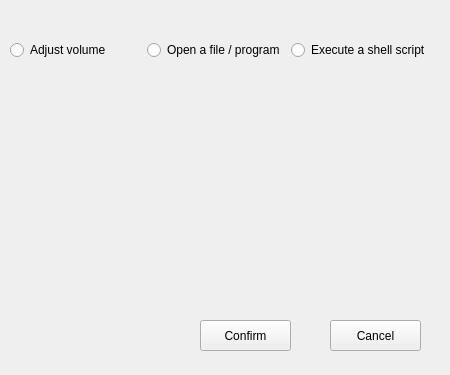
<?xml version="1.0" encoding="UTF-8"?>
<ui version="4.0">
 <class>Form</class>
 <widget class="QWidget" name="Form">
  <property name="geometry">
   <rect>
    <x>0</x>
    <y>0</y>
    <width>450</width>
    <height>375</height>
   </rect>
  </property>
  <property name="windowTitle">
   <string>Edit Gesture Action</string>
  </property>
  <widget class="QWidget" name="gridLayoutWidget">
   <property name="geometry">
    <rect>
     <x>10</x>
     <y>10</y>
     <width>421</width>
     <height>81</height>
    </rect>
   </property>
   <layout class="QGridLayout" name="buttonLayout">
    <item row="0" column="0">
     <widget class="QRadioButton" name="volumeButton">
      <property name="text">
       <string>Adjust volume</string>
      </property>
     </widget>
    </item>
    <item row="0" column="1">
     <widget class="QRadioButton" name="fileButton">
      <property name="text">
       <string>Open a file / program</string>
      </property>
     </widget>
    </item>
    <item row="0" column="2">
     <widget class="QRadioButton" name="scriptButton">
      <property name="text">
       <string>Execute a shell script</string>
      </property>
     </widget>
    </item>
   </layout>
  </widget>
  <widget class="QWidget" name="verticalLayoutWidget">
   <property name="geometry">
    <rect>
     <x>10</x>
     <y>110</y>
     <width>421</width>
     <height>181</height>
    </rect>
   </property>
   <layout class="QVBoxLayout" name="widgetLayout"/>
  </widget>
  <widget class="QPushButton" name="cancelButton">
   <property name="geometry">
    <rect>
     <x>330</x>
     <y>320</y>
     <width>91</width>
     <height>31</height>
    </rect>
   </property>
   <property name="text">
    <string>Cancel</string>
   </property>
  </widget>
  <widget class="QPushButton" name="confirmButton">
   <property name="geometry">
    <rect>
     <x>200</x>
     <y>320</y>
     <width>91</width>
     <height>31</height>
    </rect>
   </property>
   <property name="text">
    <string>Confirm</string>
   </property>
  </widget>
 </widget>
 <resources/>
 <connections/>
</ui>
